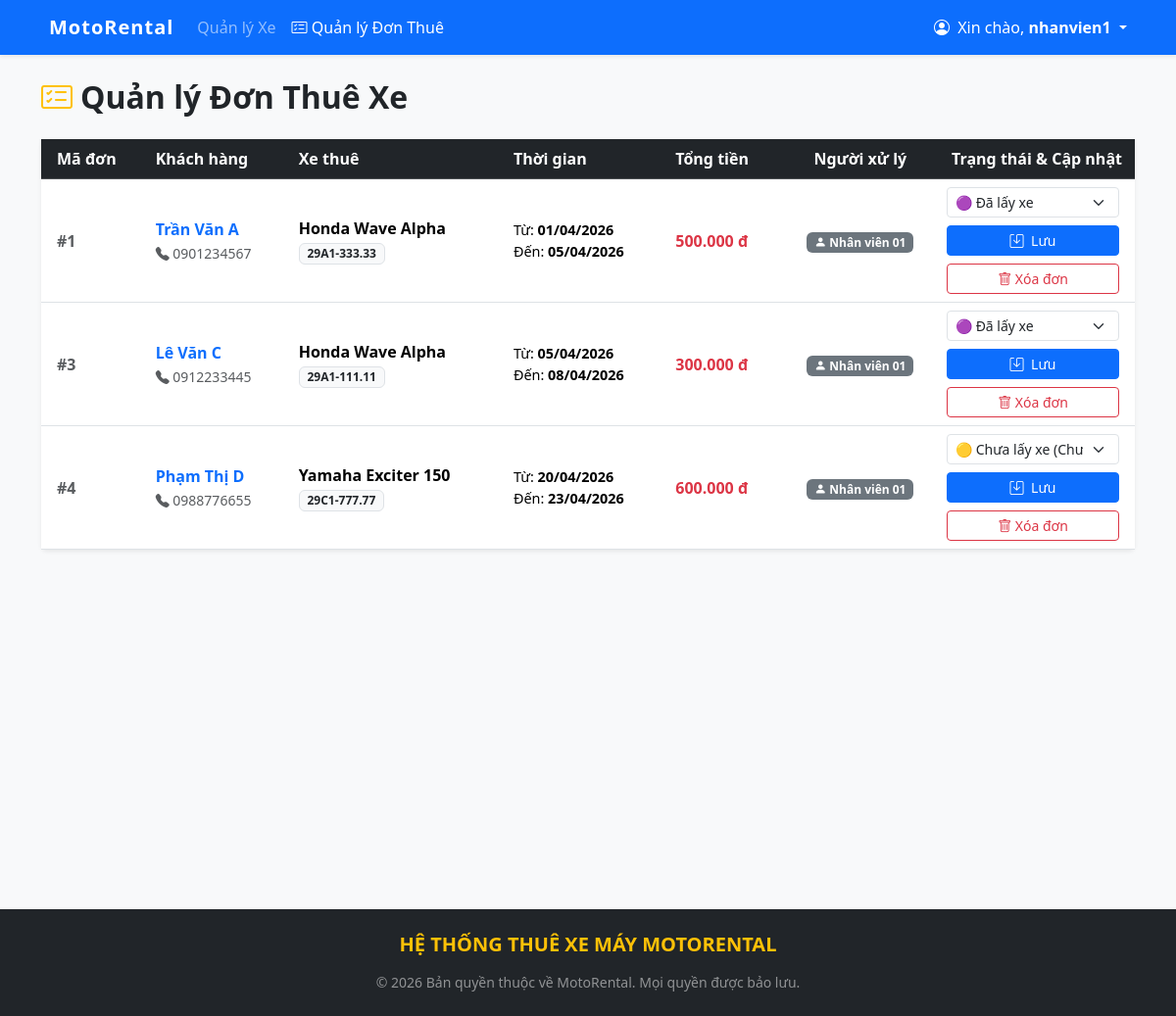
/admin/manage_rentals.php (signed in), run on the app's committed database.
### tables this page shows
CREATE TABLE rentals (
    id INT AUTO_INCREMENT PRIMARY KEY,
    customer_id INT NOT NULL,
    motorcycle_id INT NOT NULL,
    start_date DATE NOT NULL,
    end_date DATE NOT NULL,
    total_price DECIMAL(10, 2) NOT NULL,
    status ENUM('pending', 'approved', 'active', 'completed', 'cancelled') DEFAULT 'pending',
    employee_id INT,  
    created_at TIMESTAMP DEFAULT CURRENT_TIMESTAMP,
    FOREIGN KEY (customer_id) REFERENCES customers(id) ON DELETE CASCADE,
    FOREIGN KEY (motorcycle_id) REFERENCES motorcycles(id) ON DELETE CASCADE,
    FOREIGN KEY (employee_id) REFERENCES users(id) ON DELETE SET NULL
);

CREATE TABLE customers (
    id INT AUTO_INCREMENT PRIMARY KEY,
    full_name VARCHAR(100) NOT NULL,
    phone VARCHAR(20) NOT NULL,
    cccd VARCHAR(20) DEFAULT NULL,
    address TEXT,
    created_at TIMESTAMP DEFAULT CURRENT_TIMESTAMP
);

CREATE TABLE motorcycles (
    id INT AUTO_INCREMENT PRIMARY KEY,
    name VARCHAR(100) NOT NULL,
    license_plate VARCHAR(20) NOT NULL UNIQUE,
    category_id INT,
    price_per_day DECIMAL(10, 2) NOT NULL,
    status ENUM('available', 'rented', 'maintenance') DEFAULT 'available',
    condition_state ENUM('mới', 'cũ') DEFAULT 'mới',  
    description TEXT,
    created_at TIMESTAMP DEFAULT CURRENT_TIMESTAMP,
    FOREIGN KEY (category_id) REFERENCES categories(id) ON DELETE SET NULL
);

CREATE TABLE users (
    id INT AUTO_INCREMENT PRIMARY KEY,
    username VARCHAR(50) NOT NULL UNIQUE,
    password VARCHAR(255) NOT NULL,
    full_name VARCHAR(100) NOT NULL,
    email VARCHAR(100) NOT NULL UNIQUE,
    phone VARCHAR(20) NOT NULL,
    role ENUM('manager', 'employee', 'admin') DEFAULT 'employee',
    created_at TIMESTAMP DEFAULT CURRENT_TIMESTAMP
);

### admin/manage_rentals.php (the view, shortened to what this page needs)
<?php
require_once dirname(__DIR__) . '/core.php';
$where_clause = "";
if ($_SESSION['role'] === 'employee') {
    $emp_id = (int)$_SESSION['user_id'];
    $where_clause = " WHERE r.employee_id IS NULL OR r.employee_id = $emp_id ";
}
$sql = "
    SELECT
        r.id as rental_id,
        r.start_date,
        r.end_date,
        r.total_price,
        r.status,
        r.created_at,
        r.motorcycle_id,
        c.full_name as customer_name,
        c.phone as customer_phone,
        m.name as motorcycle_name,
        m.license_plate,
        e.full_name as employee_name
    FROM rentals r
    INNER JOIN customers c ON r.customer_id = c.id
    INNER JOIN motorcycles m ON r.motorcycle_id = m.id
    LEFT JOIN users e ON r.employee_id = e.id
    $where_clause
    ORDER BY r.created_at DESC
";
$rentals = $pdo->query($sql)->fetchAll();
?>
<div class="d-flex justify-content-between align-items-center mb-4 mt-3">
    <h2 class="fw-bold mb-0 text-dark"><i class="bi bi-card-checklist text-warning me-2"></i>Quản lý Đơn Thuê Xe</h2>
</div>
<div class="card shadow-sm border-0 mb-5">
    <div class="card-body p-0">
        <div class="table-responsive">
            <table class="table table-hover align-middle mb-0">
                <thead class="table-dark">
                    <tr>
                        <th class="ps-3">Mã đơn</th>
                        <th>Khách hàng</th>
                        <th>Xe thuê</th>
                        <th>Thời gian</th>
                        <th>Tổng tiền</th>
                        <th class="text-center">Người xử lý</th>
                        <th class="text-center" style="width: 200px;">Trạng thái & Cập nhật</th>
                    </tr>
                </thead>
                <tbody>
                    <?php if (count($rentals) > 0): ?>
                        <?php foreach ($rentals as $row): ?>
                            <tr>
                                <td class="ps-3 fw-bold text-muted">#<?= $row['rental_id'] ?></td>
                                <td>
                                    <div class="fw-bold text-primary"><?= htmlspecialchars($row['customer_name']) ?></div>
                                    <small class="text-muted"><i class="bi bi-telephone-fill"></i> <?= htmlspecialchars($row['customer_phone']) ?></small>
                                </td>
                                <td>
                                    <div class="fw-bold"><?= htmlspecialchars($row['motorcycle_name']) ?></div>
                                    <span class="badge bg-light text-dark border"><?= htmlspecialchars($row['license_plate']) ?></span>
                                </td>
                                <td>
                                    <div style="font-size: 0.9rem;">Từ: <strong><?= date('d/m/Y', strtotime($row['start_date'])) ?></strong></div>
                                    <div style="font-size: 0.9rem;">Đến: <strong><?= date('d/m/Y', strtotime($row['end_date'])) ?></strong></div>
                                </td>
                                <td class="fw-bold text-danger">
                                    <?= number_format($row['total_price'], 0, ',', '.') ?> đ
                                </td>
                                <td class="text-center">
                                    <?php if(!empty($row['employee_name'])): ?>
                                        <span class="badge bg-secondary"><i class="bi bi-person-fill"></i> <?= htmlspecialchars($row['employee_name']) ?></span>
                                    <?php else: ?>
                                        <span class="text-muted fst-italic small">Chờ xử lý</span>
                                    <?php endif; ?>
                                </td>
                                <td class="pe-3 text-center">
                                    <form action="manage_rentals.php" method="POST" class="d-flex flex-column gap-2 mb-2">
                                        <?php
                                            $is_disabled = '';
                                        ?>
                                        <select name="status" class="form-select form-select-sm" <?= $is_disabled ?>>
                                            <option value="pending" <?= $row['status'] == 'pending' ? 'selected' : '' ?>>🟡 Chưa lấy xe (Chưa cọc)</option>
                                            <option value="active" <?= $row['status'] == 'active' ? 'selected' : '' ?>>🟣 Đã lấy xe</option>
                                        </select>
                                        <button type="submit" class="btn btn-sm btn-primary" <?= $is_disabled ?>>
                                            <i class="bi bi-save me-1"></i> Lưu
                                        </button>
                                    </form>
                                    <form action="manage_rentals.php" method="POST" onsubmit="return confirm('Bạn có chắc chắn muốn xóa vĩnh viễn đơn hàng #<?= $row['rental_id'] ?> này không?');">
                                        <button type="submit" class="btn btn-sm btn-outline-danger w-100" title="Xóa đơn hàng này">
                                            <i class="bi bi-trash"></i> Xóa đơn
                                        </button>
                                    </form>
                                </td>
                            </tr>
                        <?php endforeach; ?>
                    <?php else: ?>
                        <tr><td colspan="7" class="text-center py-5">Chưa có đơn thuê xe nào.</td></tr>
                    <?php endif; ?>
                </tbody>
            </table>
        </div>
    </div>
</div>

### core.php (style rules this page uses)
body { background-color: #f8f9fa; }

### data on the page
rentals: id "1", customer.full_name "Trần Văn A", customer.phone "0901234567", motorcycle.name "Honda Wave Alpha", motorcycle.license_plate "29A1-333.33", start_date "01/04/2026", end_date "05/04/2026", total_price "500.000", employee.full_name "Nhân viên 01", status "🟣 Đã lấy xe"
rentals: id "3", customer.full_name "Lê Văn C", customer.phone "0912233445", motorcycle.name "Honda Wave Alpha", motorcycle.license_plate "29A1-111.11", start_date "05/04/2026", end_date "08/04/2026", total_price "300.000", employee.full_name "Nhân viên 01", status "🟣 Đã lấy xe"
rentals: id "4", customer.full_name "Phạm Thị D", customer.phone "0988776655", motorcycle.name "Yamaha Exciter 150", motorcycle.license_plate "29C1-777.77", start_date "20/04/2026", end_date "23/04/2026", total_price "600.000", employee.full_name "Nhân viên 01", status "🟡 Chưa lấy xe (Chưa cọc)"

### other printed values
$_SESSION['full_name'] "nhanvien1"
